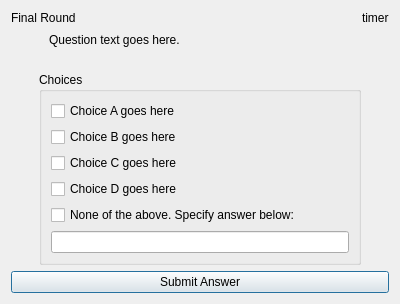
<?xml version="1.0" encoding="UTF-8"?>
<ui version="4.0">
 <class>finals_dlg</class>
 <widget class="QDialog" name="finals_dlg">
  <property name="geometry">
   <rect>
    <x>0</x>
    <y>0</y>
    <width>400</width>
    <height>300</height>
   </rect>
  </property>
  <property name="windowTitle">
   <string>Dialog</string>
  </property>
  <layout class="QGridLayout" name="gridLayout">
   <item row="0" column="0" colspan="2">
    <widget class="QLabel" name="round_lbl">
     <property name="text">
      <string>Final Round</string>
     </property>
    </widget>
   </item>
   <item row="0" column="4">
    <widget class="QLabel" name="time_lbl">
     <property name="sizePolicy">
      <sizepolicy hsizetype="Fixed" vsizetype="Preferred">
       <horstretch>0</horstretch>
       <verstretch>0</verstretch>
      </sizepolicy>
     </property>
     <property name="text">
      <string>timer</string>
     </property>
    </widget>
   </item>
   <item row="1" column="0" colspan="5">
    <layout class="QHBoxLayout" name="horizontalLayout_3">
     <item>
      <spacer name="horizontalSpacer_3">
       <property name="orientation">
        <enum>Qt::Horizontal</enum>
       </property>
       <property name="sizeType">
        <enum>QSizePolicy::Fixed</enum>
       </property>
       <property name="sizeHint" stdset="0">
        <size>
         <width>38</width>
         <height>17</height>
        </size>
       </property>
      </spacer>
     </item>
     <item>
      <widget class="QLabel" name="question_lbl">
       <property name="text">
        <string>Question text goes here.</string>
       </property>
      </widget>
     </item>
    </layout>
   </item>
   <item row="2" column="0" colspan="5">
    <spacer name="verticalSpacer_3">
     <property name="orientation">
      <enum>Qt::Vertical</enum>
     </property>
     <property name="sizeType">
      <enum>QSizePolicy::Fixed</enum>
     </property>
     <property name="sizeHint" stdset="0">
      <size>
       <width>21</width>
       <height>18</height>
      </size>
     </property>
    </spacer>
   </item>
   <item row="5" column="0" colspan="5">
    <widget class="QPushButton" name="submit_btn">
     <property name="text">
      <string>Submit Answer</string>
     </property>
    </widget>
   </item>
   <item row="4" column="0" colspan="5">
    <layout class="QHBoxLayout" name="horizontalLayout_2">
     <item>
      <spacer name="horizontalSpacer_2">
       <property name="orientation">
        <enum>Qt::Horizontal</enum>
       </property>
       <property name="sizeType">
        <enum>QSizePolicy::Fixed</enum>
       </property>
       <property name="sizeHint" stdset="0">
        <size>
         <width>28</width>
         <height>20</height>
        </size>
       </property>
      </spacer>
     </item>
     <item>
      <layout class="QVBoxLayout" name="verticalLayout">
       <item>
        <widget class="QGroupBox" name="choicesgroup">
         <property name="title">
          <string>Choices</string>
         </property>
         <layout class="QVBoxLayout" name="verticalLayout_2">
          <item>
           <widget class="QCheckBox" name="a_choice">
            <property name="text">
             <string>Choice A goes here</string>
            </property>
           </widget>
          </item>
          <item>
           <widget class="QCheckBox" name="b_choice">
            <property name="text">
             <string>Choice B goes here</string>
            </property>
           </widget>
          </item>
          <item>
           <widget class="QCheckBox" name="c_choice">
            <property name="text">
             <string>Choice C goes here</string>
            </property>
           </widget>
          </item>
          <item>
           <widget class="QCheckBox" name="d_choice">
            <property name="text">
             <string>Choice D goes here</string>
            </property>
           </widget>
          </item>
          <item>
           <widget class="QCheckBox" name="other_choice">
            <property name="text">
             <string>None of the above. Specify answer below:</string>
            </property>
           </widget>
          </item>
          <item>
           <widget class="QLineEdit" name="otherAnswer"/>
          </item>
         </layout>
        </widget>
       </item>
      </layout>
     </item>
     <item>
      <spacer name="horizontalSpacer">
       <property name="orientation">
        <enum>Qt::Horizontal</enum>
       </property>
       <property name="sizeType">
        <enum>QSizePolicy::Fixed</enum>
       </property>
       <property name="sizeHint" stdset="0">
        <size>
         <width>28</width>
         <height>20</height>
        </size>
       </property>
      </spacer>
     </item>
    </layout>
   </item>
  </layout>
 </widget>
 <resources/>
 <connections/>
</ui>
